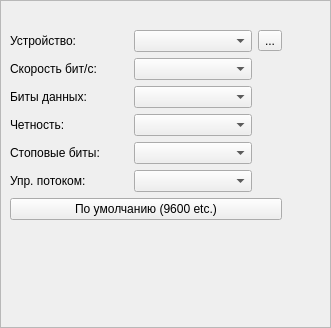
<?xml version="1.0" encoding="UTF-8"?>
<ui version="4.0">
 <class>SerialBox5</class>
 <widget class="QFrame" name="SerialBox5">
  <property name="geometry">
   <rect>
    <x>0</x>
    <y>0</y>
    <width>331</width>
    <height>328</height>
   </rect>
  </property>
  <layout class="QHBoxLayout" name="horizontalLayout">
   <property name="leftMargin">
    <number>0</number>
   </property>
   <property name="topMargin">
    <number>0</number>
   </property>
   <property name="rightMargin">
    <number>0</number>
   </property>
   <property name="bottomMargin">
    <number>0</number>
   </property>
   <item>
    <widget class="QFrame" name="frame">
     <property name="frameShape">
      <enum>QFrame::StyledPanel</enum>
     </property>
     <property name="frameShadow">
      <enum>QFrame::Raised</enum>
     </property>
     <layout class="QVBoxLayout" name="verticalLayout_2">
      <item>
       <widget class="QLabel" name="captionBox">
        <property name="font">
         <font>
          <weight>75</weight>
          <bold>true</bold>
         </font>
        </property>
        <property name="alignment">
         <set>Qt::AlignCenter</set>
        </property>
       </widget>
      </item>
      <item>
       <layout class="QHBoxLayout" name="horizontalLayout_2">
        <item>
         <layout class="QVBoxLayout" name="verticalLayout">
          <item>
           <layout class="QGridLayout" name="gridLayout">
            <item row="5" column="0">
             <widget class="QLabel" name="label_5">
              <property name="text">
               <string>Упр. потоком:</string>
              </property>
             </widget>
            </item>
            <item row="3" column="0">
             <widget class="QLabel" name="label_4">
              <property name="text">
               <string>Четность:</string>
              </property>
             </widget>
            </item>
            <item row="0" column="0">
             <widget class="QLabel" name="label">
              <property name="text">
               <string>Устройство:</string>
              </property>
             </widget>
            </item>
            <item row="4" column="0">
             <widget class="QLabel" name="label_6">
              <property name="text">
               <string>Стоповые биты:</string>
              </property>
             </widget>
            </item>
            <item row="1" column="1">
             <widget class="QComboBox" name="BaudBox"/>
            </item>
            <item row="0" column="1">
             <widget class="QComboBox" name="PortBox"/>
            </item>
            <item row="5" column="1">
             <widget class="QComboBox" name="FlowBox"/>
            </item>
            <item row="1" column="0">
             <widget class="QLabel" name="label_2">
              <property name="text">
               <string>Скорость бит/с:</string>
              </property>
             </widget>
            </item>
            <item row="3" column="1">
             <widget class="QComboBox" name="ParityBox"/>
            </item>
            <item row="4" column="1">
             <widget class="QComboBox" name="StopBitsBox"/>
            </item>
            <item row="2" column="1">
             <widget class="QComboBox" name="DataBitsBox"/>
            </item>
            <item row="2" column="0">
             <widget class="QLabel" name="label_3">
              <property name="text">
               <string>Биты данных:</string>
              </property>
             </widget>
            </item>
            <item row="0" column="2">
             <widget class="QToolButton" name="btn_refresh">
              <property name="text">
               <string>...</string>
              </property>
             </widget>
            </item>
           </layout>
          </item>
          <item>
           <widget class="QPushButton" name="btn_default">
            <property name="text">
             <string>По умолчанию (9600 etc.)</string>
            </property>
           </widget>
          </item>
          <item>
           <layout class="QVBoxLayout" name="buttons_layout"/>
          </item>
          <item>
           <layout class="QVBoxLayout" name="layout_SEND"/>
          </item>
          <item>
           <layout class="QHBoxLayout" name="layout_status"/>
          </item>
          <item>
           <layout class="QVBoxLayout" name="layout_bottom_LOG"/>
          </item>
          <item>
           <spacer name="verticalSpacer">
            <property name="orientation">
             <enum>Qt::Vertical</enum>
            </property>
            <property name="sizeHint" stdset="0">
             <size>
              <width>20</width>
              <height>40</height>
             </size>
            </property>
           </spacer>
          </item>
         </layout>
        </item>
        <item>
         <layout class="QVBoxLayout" name="layout_power">
          <item>
           <widget class="QPushButton" name="btn_power">
            <property name="minimumSize">
             <size>
              <width>33</width>
              <height>70</height>
             </size>
            </property>
            <property name="maximumSize">
             <size>
              <width>33</width>
              <height>70</height>
             </size>
            </property>
            <property name="styleSheet">
             <string notr="true">QPushButton#btn_power {
	image: url(:/power_knock/image/black/off.png);
	border-style: inset;
}
QPushButton#btn_power:checked {
	image: url(:/power_knock/image/green/on.png);
	border-style: inset;
}</string>
            </property>
            <property name="checkable">
             <bool>true</bool>
            </property>
           </widget>
          </item>
          <item>
           <spacer name="verticalSpacer_2">
            <property name="orientation">
             <enum>Qt::Vertical</enum>
            </property>
            <property name="sizeHint" stdset="0">
             <size>
              <width>20</width>
              <height>40</height>
             </size>
            </property>
           </spacer>
          </item>
         </layout>
        </item>
        <item>
         <layout class="QVBoxLayout" name="layout_right_LOG"/>
        </item>
       </layout>
      </item>
     </layout>
    </widget>
   </item>
  </layout>
 </widget>
 <tabstops>
  <tabstop>PortBox</tabstop>
  <tabstop>BaudBox</tabstop>
  <tabstop>DataBitsBox</tabstop>
  <tabstop>ParityBox</tabstop>
  <tabstop>StopBitsBox</tabstop>
  <tabstop>FlowBox</tabstop>
  <tabstop>btn_default</tabstop>
  <tabstop>btn_refresh</tabstop>
  <tabstop>btn_power</tabstop>
 </tabstops>
 <resources/>
 <connections/>
</ui>
